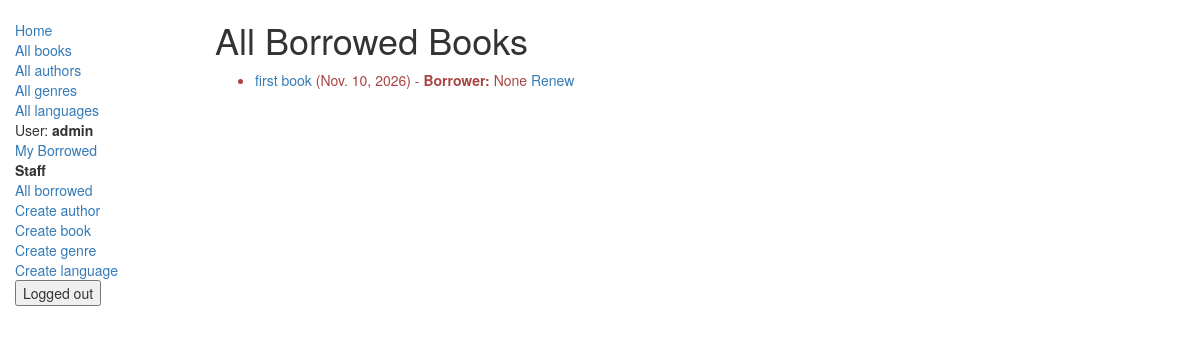
Before: /catalog/allborrowed/ (signed in) with the older database file.
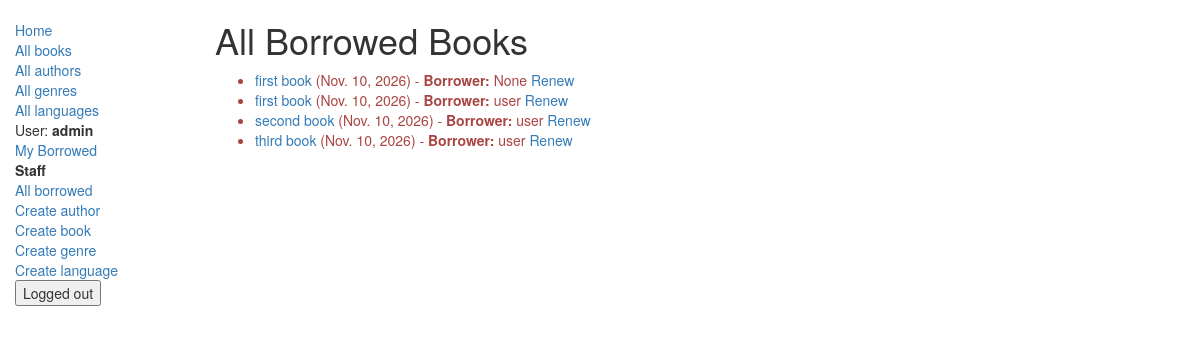
After: the same page with the newer database file.
### catalog/models.py (models this page shows, shortened)
class BookInstance(models.Model):
    id = models.UUIDField(primary_key=True, default=uuid.uuid4,
                          help_text="Unique ID for this particular book across whole library")
    book = models.ForeignKey('Book', on_delete=models.SET_NULL, null=True)
    imprint = models.CharField(max_length=200)
    due_back = models.DateField(null=True, blank=True)
    borrower = models.ForeignKey(User, on_delete=models.SET_NULL, null=True, blank=True)
    LOAN_STATUS = (
        ('m', 'Maintenance'),
        ('o', 'On loan'),
        ('a', 'Available'),
        ('r', 'Reserved'),
    )
    status = models.CharField(max_length=1, choices=LOAN_STATUS, blank=True, default='m', help_text='Book availability')
    class Meta:
        ordering = ["due_back"]
        permissions = (
            ("can_mark_returned", "Set book as returned"),
            ("can_edit", "Edit book instance"),
        )
    @property
    def is_overdue(self):
        if self.due_back and date.today() > self.due_back:
            return True
        return False

class Book(models.Model):
    title = models.CharField(max_length=100)
    author = models.ForeignKey('Author', on_delete=models.SET_NULL, null=True)
    summary = models.TextField(max_length=1000, help_text='Enter a brief description of the book')
    isbn = models.CharField('ISBN', max_length=13, help_text='13 Character <a href="https://www.isbn-international.org/content/what-isbn">ISBN number</a>')
    genre = models.ManyToManyField(Genre, help_text='Select a genre for this book')
    language = models.ForeignKey(Language, on_delete=models.SET_NULL, null=True)
    def display_genre(self):
        return ', '.join([genre.name for genre in self.genre.all()[:3]]) #берём первые три жанра из всех, разделяем их запятой и показываем пользователю
    display_genre.short_description = 'Genre'

### catalog/views.py (the view)
class ViewAllBookInstancesForLibrarian(PermissionRequiredMixin, generic.ListView):
    model = BookInstance
    template_name = 'librarian/allbookinstance_list.html'
    paginate_by = 10
    permission_required = (
        'catalog.can_mark_returned',
        'catalog.can_edit'
    )
    raise_exception = True #настройка обработки прав пользования
    def get_queryset(self):
        return BookInstance.objects.all().order_by('due_back')

### catalog/templates/librarian/allbookinstance_list.html
{% extends "base_generic.html" %}
{% block content %}
  <h1>All Borrowed Books</h1>
  {% if bookinstance_list %}
    <ul>
      {% for bookinst in bookinstance_list %}
        <li class="{% if bookinst.is_overdue %}text-danger{% endif %}">
          <a href="{% url 'book_detail' bookinst.book.pk %}">{{ bookinst.book.title }}</a>
          ({{ bookinst.due_back }}) -
          <strong>Borrower:</strong> {{ bookinst.borrower }}
          <a href="{% url 'renew_book_librarian' bookinst.id %}">Renew</a>
        </li>
      {% endfor %}
    </ul>
  {% else %}
    <p>There are no books borrowed.</p>
  {% endif %}
{% endblock %}

Changed rows visible on the page:
added BookInstance: book "first book", due_back "Nov. 10, 2026", borrower "user"
added BookInstance: book "second book", due_back "Nov. 10, 2026", borrower "user"
added BookInstance: book "third book", due_back "Nov. 10, 2026", borrower "user"
